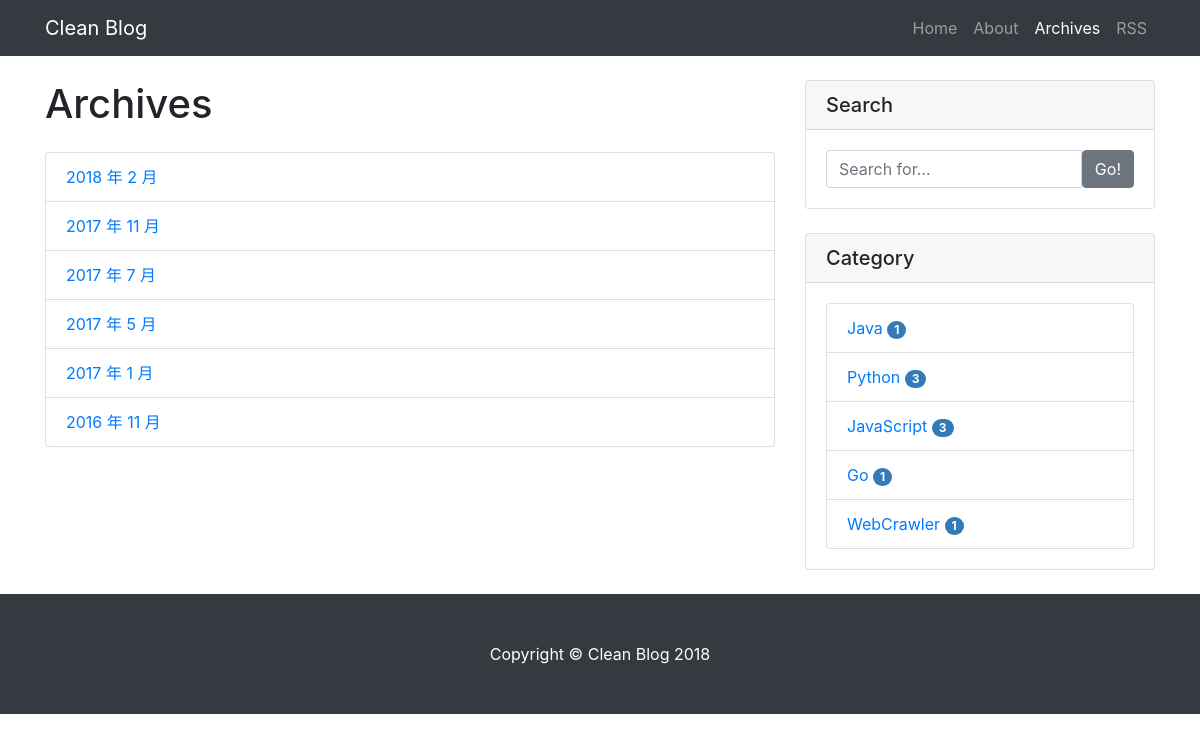
Page /archive/ on the committed database.
### blog/models.py (models this page shows, shortened)
class Category(models.Model):
    name = models.CharField(max_length=100)

### blog/views.py (the view)
# urls.py: url(r'^archive/$', views.archives, name='archives_page'),
def archives(request):
    date_list = Post.objects.dates('created_time', 'month', order='DESC')
    return render(request, 'archives.html', context={'date_list': date_list})

### blog/templatetags/blog_tags.py (called while the page is built)
@register.simple_tag
def cate_list():
    return Category.objects.annotate(post_num=Count('post')).filter(post_num__gt=0)

### templates/archives.html
{% extends 'base.html' %}
{% load blog_tags %}
{% block nav %}
<ul class="navbar-nav ml-auto">
  <li class="nav-item">
    <a class="nav-link" href="{% url 'blog:index' %}">Home
    </a>
  </li>
  <li class="nav-item">
    <a class="nav-link" href="#">About</a>
  </li>
  <li class="nav-item active">
    <a class="nav-link" href="{% url 'blog:archives_page' %}">Archives</a>
  </li>
  <li class="nav-item">
    <a class="nav-link" href="{% url 'rss' %}">RSS</a>
  </li>
</ul>
{% endblock nav %}
{% block main %}
<div class="col-md-8">
  <h1 class="my-4">Archives</h1>
  <ul class="list-group">
    {% for date in date_list %}
      <li class="list-group-item ">
          <a href="{% url 'blog:archives' date.year date.month %}">{{ date.year }} 年 {{ date.month}} 月</a>
      </li>
    {% empty %}
    <li class="list-group-item ">
      Not Available
    </li>
    {% endfor %}
    </ul>
</div>
{% endblock main %}

### templates/base.html (shortened to what this page needs)
<!DOCTYPE html>
{% load staticfiles %}
{% load blog_tags %}
<html lang="en">
  <head>
    <link href="{% static 'vendor/bootstrap/css/bootstrap.css' %}" rel="stylesheet">
    <link href="{% static 'vendor/bootstrap/css/bootstrap.min.css' %}" rel="stylesheet">
    <link href="{% static 'css/blog-home.css' %}" rel="stylesheet">
  </head>
  <body>
    <nav class="navbar navbar-expand-lg navbar-dark bg-dark fixed-top">
      <div class="container">
        <a class="navbar-brand" href="{% url 'blog:index' %}">Clean Blog</a>
        <div class="collapse navbar-collapse" id="navbarResponsive">
          {% block nav %}
          {% endblock nav%}
        </div>
      </div>
    </nav>
    <div class="container">
      <div class="row">
        {% block main %}
        {% endblock main %}
        <div class="col-md-4">
          <div class="card my-4">
            <h5 class="card-header">Search</h5>
            <div class="card-body">
              <form role="search" method="get" id="searchform" action="{% url 'haystack_search' %}">
                <div class="input-group">
                  <input type="search" name="q" class="form-control" placeholder="Search for...">
                  <button class="btn btn-secondary" type="submit"><span class="ion-ios-search-strong">Go!</span></button>
                </div>
              </form>
            </div>
          </div>
          <div class="card my-4">
            <h5 class="card-header">Category</h5>
            <div class="card-body">
              {% cate_list as c_list %}
                <ul class="list-group">
                  {% for cate in c_list %}
                  <li class="list-group-item ">
                    <a href="{% url 'blog:category' cate.pk %}">{{ cate.name }} <span class="badge label-primary">{{ cate.post_num }}</span></a>
                  </li>
                  {% empty %}
                  not available
                </ul>
              {% endfor %}
            </div>
        </div>
        </div>
      </div>
    </div>
    <footer class="py-5 bg-dark">
      <div class="container">
        <p class="m-0 text-center text-white">Copyright &copy; Clean Blog 2018</p>
      </div>
    </footer>
  </body>
</html>

### static/css/blog-home.css (style rules this page uses)
body { padding-top: 54px; }
@media (min-width: 992px) { body { padding-top: 56px; } }
.badge { display: inline-block; min-width: 10px; padding: 3px 7px; font-size: 12px; font-weight: bold; line-height: 1; color: #fff; text-align: center; white-space: nowrap; vertical-align: middle; background-color: #777; border-radius: 10px; }
.label-primary { background-color: #337ab7; }

### rows in the picture
Category: name "Java", post_num "1"
Category: name "Python", post_num "3"
Category: name "JavaScript", post_num "3"
Category: name "Go", post_num "1"
Category: name "WebCrawler", post_num "1"

### other values in the picture
{{ date.year }} "2018" "2017" "2017" "2017" "2017" "2016"
{{ date.month }} "2" "11" "7" "5" "1" "11"
